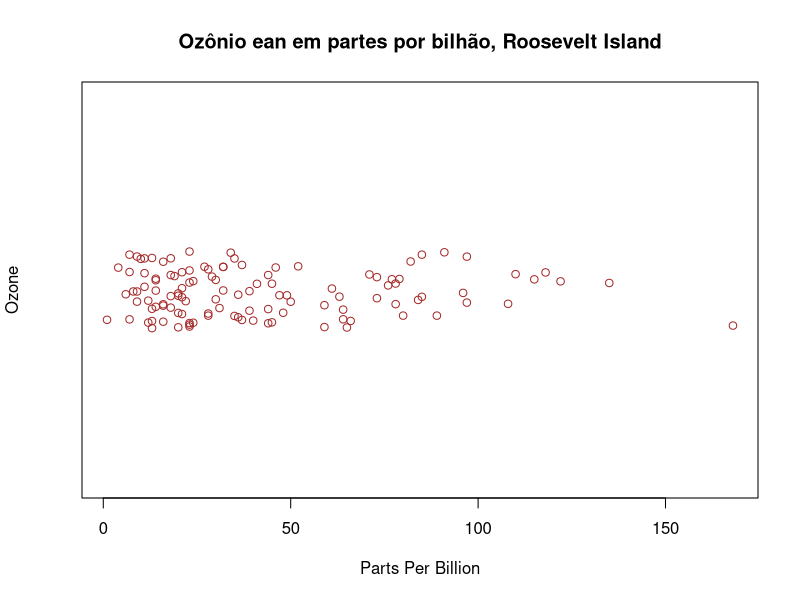

Generate this figure with R:
stripchart(airquality$Ozone,
main = "Ozônio ean em partes por bilhão, Roosevelt Island",
xlab = "Parts Per Billion",
ylab = "Ozone",
method = "jitter",
col = "brown",
pch = 1
)